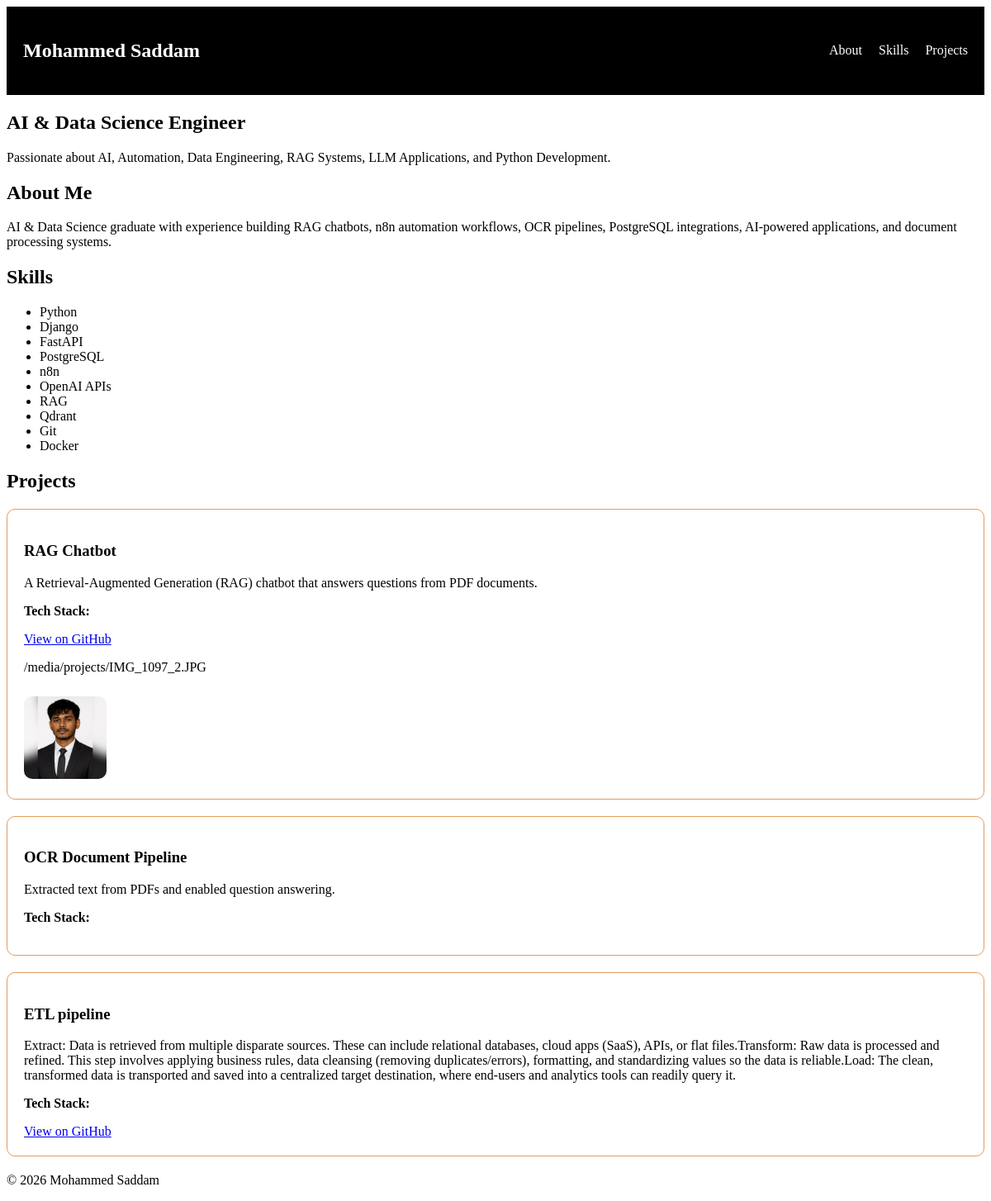
The page / on the database its author committed.
### portfolio/models.py (models this page shows, shortened)
class Project(models.Model):
    title = models.CharField(max_length=100)
    description = models.TextField()
    github_url = models.URLField(blank=True)
    tech_stack = models.CharField(max_length=200, blank=True)
    image = models.ImageField(upload_to='projects/', blank=True, null=True)

### portfolio/views.py (the view)
# urls.py: 2. Add a URL to urlpatterns:  path('', views.home, name='home')
def home(request):
    projects = Project.objects.all()
    return render(
        request,
        'portfolio/home.html',
        {'projects': projects}
    )

### portfolio/templates/portfolio/home.html (shortened to what this page needs)
{% load static %}
<!DOCTYPE html>
<html lang="en">
<head>
    {% load static %}
<link rel="stylesheet" href="{% static 'portfolio/style.css' %}">
</head>
<body>
    <nav>
        <h2>Mohammed Saddam</h2>
        <ul>
            <li><a href="#about">About</a></li>
            <li><a href="#skills">Skills</a></li>
            <li><a href="#projects">Projects</a></li>
        </ul>
    </nav>
    <section class="hero">
        <h1>AI & Data Science Engineer</h1>
        <p>
            Passionate about AI, Automation, Data Engineering,
            RAG Systems, LLM Applications, and Python Development.
        </p>
    </section>
    <section id="about">
        <h2>About Me</h2>
        <p>
            AI & Data Science graduate with experience building
            RAG chatbots, n8n automation workflows, OCR pipelines,
            PostgreSQL integrations, AI-powered applications,
            and document processing systems.
        </p>
    </section>
    <section id="skills">
        <h2>Skills</h2>
        <ul class="skills-list">
            <li>Python</li>
            <li>Django</li>
            <li>FastAPI</li>
            <li>PostgreSQL</li>
            <li>n8n</li>
            <li>OpenAI APIs</li>
            <li>RAG</li>
            <li>Qdrant</li>
            <li>Git</li>
            <li>Docker</li>
        </ul>
    </section>
    <section id="projects">
        <h2>Projects</h2>
        {% if projects %}
            {% for project in projects %}
                <div class="project-card">
                    <h3>{{ project.title }}</h3>
                    <p>{{ project.description }}</p>
                    <p>
                        <strong>Tech Stack:</strong>
                    </p>
                    {% if project.github_url %}
                        <a href="{{ project.github_url }}" target="_blank">
                            View on GitHub
                        </a>
                    {% endif %}
                    {% if project.image %}
                        <p>{{ project.image.url }}</p>
                            <img src="{{ project.image.url }}" alt="{{ project.title }}">
                    {% endif %}
                </div>
            {% endfor %}
        {% else %}
            <p>No projects added yet.</p>
        {% endif %}
    </section>
    <footer>
        <p>© 2026 Mohammed Saddam</p>
    </footer>
</body>
</html>

### portfolio/static/portfolio/style.css (style rules this page uses)
nav { display: flex; justify-content: space-between; align-items: center; padding: 20px; background: #000000; color: rgb(255, 255, 255); }
nav ul { display: flex; gap: 20px; list-style: none; }
nav a { color: white; text-decoration: none; }
.project-card { border: 1px solid #e29c5f; padding: 20px; margin-bottom: 20px; border-radius: 10px; }
.project-card img { width: 10%; max-width: 100px; border-radius: 10px; margin-top: 10px; }

### rows shown on the page
Project: title "RAG Chatbot", description "A Retrieval-Augmented Generation (RAG) chatbot that answers questions from PDF documents.", image "/media/projects/IMG_1097_2.JPG", image (picture)
Project: title "OCR Document Pipeline", description "Extracted text from PDFs and enabled question answering."
Project: title "ETL pipeline", description "Extract: Data is retrieved from multiple disparate sources. These can include relational databases, cloud apps (SaaS), APIs, or flat files.Transform: Raw data is processed and refined. This step involves applying business rules, data cleansing (removing duplicates/errors), formatting, and standardizing values so the data is reliable.Load: The clean, transformed data is transported and saved into a centralized target destination, where end-users and analytics tools can readily query it."
